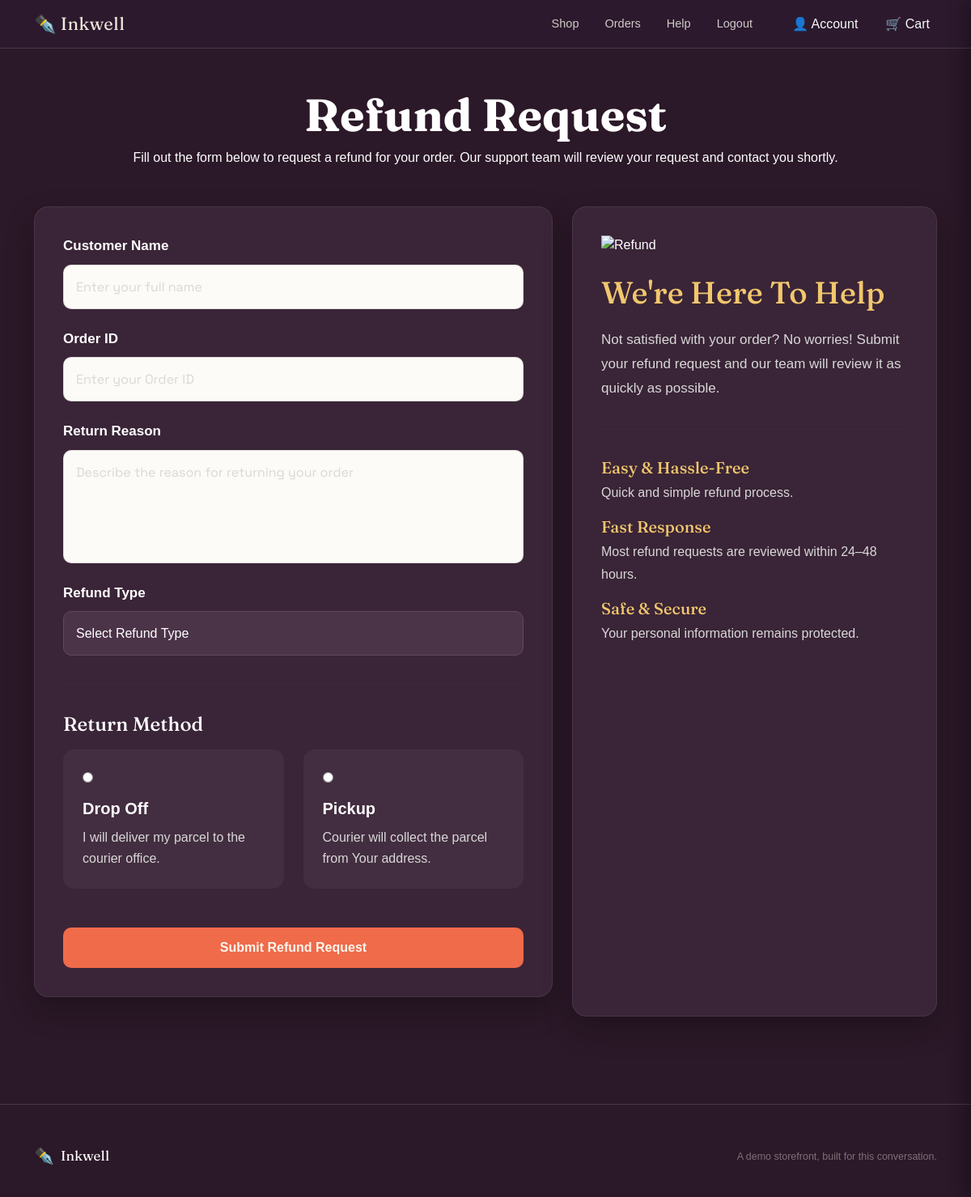
Page /stationaryshop/return.php?Returnid=4100140300000020 on the earlier database version.
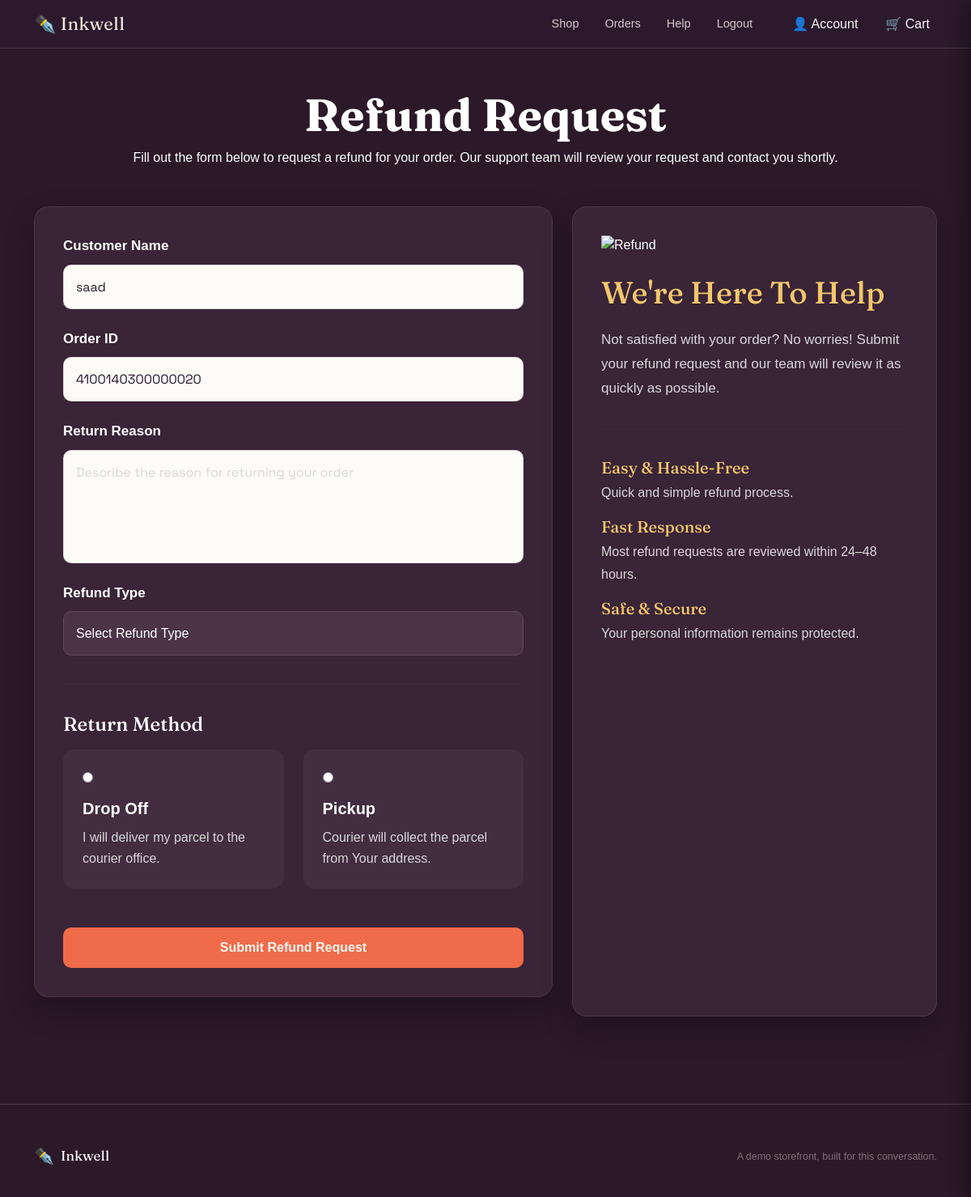
Same page on the later database version.
### tables this page shows
CREATE TABLE `orders` (
  `id` int(11) NOT NULL,
  `payment_id` int(11) NOT NULL,
  `product_id` char(7) NOT NULL,
  `Order_id` char(16) NOT NULL,
  `Customer` varchar(50) NOT NULL,
  `email` varchar(50) NOT NULL,
  `Card_no` varchar(12) NOT NULL,
  `Address` varchar(100) NOT NULL,
  `phone_number` varchar(11) NOT NULL,
  `Total amount` int(11) NOT NULL,
  `status` varchar(30) NOT NULL,
  `Order_date` timestamp NOT NULL DEFAULT current_timestamp(),
  `userID` int(11) NOT NULL
);

### stationaryshop/return.php (the view, shortened to what the changed rows need)
<?php
    include('navbar.php');
?>
<!DOCTYPE html>
<html lang="en">
<head>
    <link rel="stylesheet" href="refund.css">
</head>
<body>
    <div class="container-fluid py-5">
        <div class="container">
 <div class="text-center mb-5">
                <h1 class="display-4 fw-bold">Refund Request</h1>
            </div>
            <div class="row">
                <div class="col-lg-7 mb-4">
                    <form method="POST">
                        <div class="refund-card">
                            <?php
                            if (isset($_GET['Returnid'])) {
                                $returnid = $_GET['Returnid'];
                                $autofill_query = mysqli_query($con, "SELECT * FROM `orders` WHERE Order_id =$returnid");
                                $autofill = mysqli_fetch_assoc($autofill_query);
                            } ?>
                            <form action="" method="POST">
                                <div class="mb-4">
                                    <label class="form-label">
                                        Customer Name
                                    </label>
                                    <input
                                        type="text"
                                        class="form-control"
                                        name="name"
                                        readonly
                                        value="<?php echo $autofill['Customer']; ?>"
                                        placeholder="Enter your full name">
                                </div>
                                <div class="mb-4">
                                    <label class="form-label">
                                        Order ID
                                    </label>
                                    <input
                                        type="text"
                                        class="form-control"
                                        name="order_id"
                                        readonly
                                        value="<?php echo $autofill['Order_id']; ?>"
                                        placeholder="Enter your Order ID">
                                </div>
                            </form>
                        </div>
                </div>
                <div class="col-lg-5">
                    <div class="refund-info">
                        <h2>
                            We're Here To Help
                        </h2>
                    </div>
                </div>
            </div>
        </div>
    </div>
</body>
</html>

Differences in the rows shown:
added orders: name "saad", order_id "4100140300000020"
